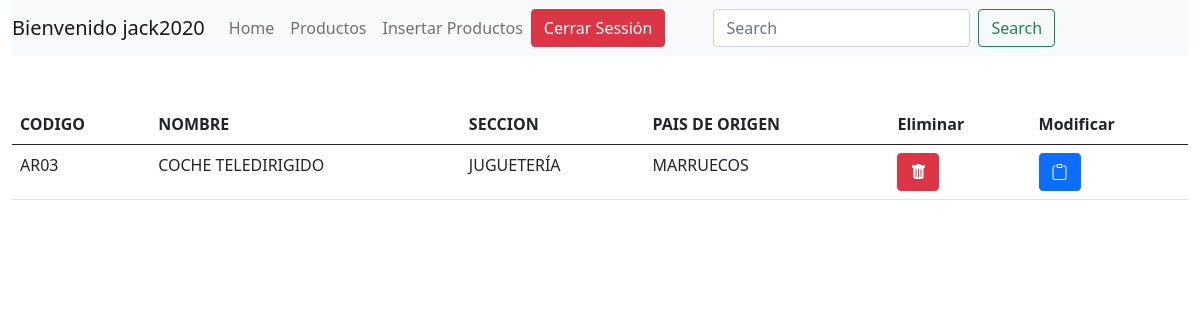
/busqueda.php?buscar=COCHE TELEDIRIGIDO (signed in), run on the app's committed database.
### tables this page shows
CREATE TABLE `productos` (
  `CÓDIGOARTÍCULO` varchar(4) NOT NULL,
  `SECCIÓN` varchar(10) DEFAULT NULL,
  `NOMBREARTÍCULO` varchar(19) DEFAULT NULL,
  `PRECIO` varchar(10) DEFAULT NULL,
  `FECHA` varchar(10) DEFAULT NULL,
  `IMPORTADO` varchar(9) DEFAULT NULL,
  `PAÍSDEORIGEN` varchar(9) DEFAULT NULL,
  `FOTO` varchar(100) DEFAULT NULL
);

### busqueda.php (the view, shortened to what this page needs)
<!DOCTYPE html>
<html lang="en">
<head>
    <link href="https://cdn.jsdelivr.net/npm/bootstrap@5.0.0-beta2/dist/css/bootstrap.min.css" rel="stylesheet">
    <link rel="stylesheet" href="https://cdn.jsdelivr.net/npm/bootstrap-icons@1.4.0/font/bootstrap-icons.css">
</head>
<body>
    <?php
    require 'DB/config.php';
    ?>
    <div class="container-fluid">
        <div class="row">
            <header>
                <?php
                include_once 'layouts/header.php';
                ?>
            </header>
        </div>
        <div class="row">
            <div class="col">
                <div class="row">
                    <div class="col-md-12 mt-5">
                        <table class="table">
                            <thead>
                                <tr>
                                    <th scope="col">CODIGO</th>
                                    <th scope="col">NOMBRE</th>
                                    <th scope="col">SECCION</th>
                                    <th scope="col">PAIS DE ORIGEN</th>
                                    <th scope="col">Eliminar</th>
                                    <th scope="col">Modificar</th>
                                </tr>
                            </thead>
                            <tbody>
                                <?php
                                $buscar = $_GET['buscar'];
                                $sql = "SELECT * FROM productos WHERE NOMBREARTÍCULO LIKE :buscar";
                                $result = $db->prepare($sql);
                                $result->bindValue(':buscar', "%{$buscar}%", PDO::PARAM_STR);
                                $result->execute();
                                while ($row = $result->fetch()):
                                ?>
                                    <tr>
                                        <td><?php echo $row['CÓDIGOARTÍCULO']; ?></td>
                                        <td><?php echo $row['NOMBREARTÍCULO']; ?></td>
                                        <td><?php echo $row['SECCIÓN']; ?></td>
                                        <td><?php echo $row['PAÍSDEORIGEN']; ?></td>
                                        <td><a class="btn btn-danger" href="eliminarProducto.php?id=<?php echo $row['CÓDIGOARTÍCULO']; ?>"><i class="bi bi-trash-fill"></i></a></td>
                                        <td><a class="btn btn-primary" href="actualizarProducto.php?id=<?php echo $row['CÓDIGOARTÍCULO']; ?>"><i class="bi bi-clipboard"></i></a></td>
                                    </tr>
                                <?php endwhile; ?>
                            </tbody>
                        </table>
                    </div>
                </div>
            </div>
        </div>
    </div>
</body>
</html>

### data on the page
productos: CÓDIGOARTÍCULO "AR03", NOMBREARTÍCULO "COCHE TELEDIRIGIDO", SECCIÓN "JUGUETERÍA", PAÍSDEORIGEN "MARRUECOS"

### other printed values
$_SESSION['usuario'] "jack2020"
